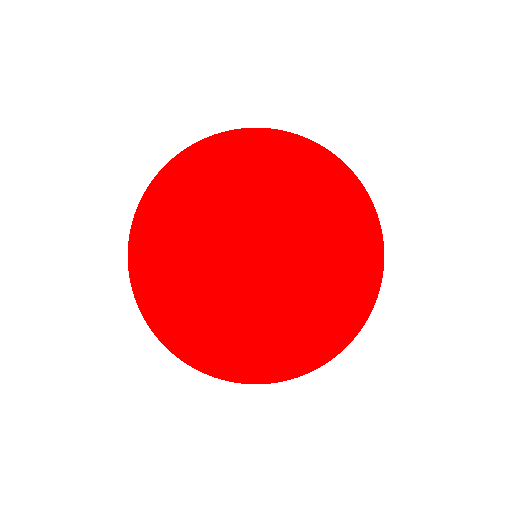
Frame 1 (no input)
Frame 2 (the mouse pressed at the canvas centre, redrawn once): identical to frame 1, image omitted

The Processing sketch that drew this single still picture (run headless with seeded random() and noise(); the mouse was pressed at the canvas centre and the sketch redrawn once):

// Processing sketch: crow
// ── crow.pde


void setup()
{
  size(512, 512);
  background(color(0, 0, 0));

  noSmooth();
  noLoop();
}

void draw()
{
  PVector eyePos = new PVector(0, 0, -5);
  PVector spherePos = new PVector(0, 0, 5);
  float sphereR = 1.0;
  PVector pw = new PVector();
  pw.z = 0;

  for (int y = 0; y < height; ++y)
  {
    pw.y = map(y, 0, height - 1, 1, -1);
    for (int x = 0; x < width; ++x)
    {
      pw.x = map(x, 0, width - 1, -1, 1);
      PVector eyeDir = PVector.sub(pw, eyePos);
      PVector tmp = PVector.sub(eyePos, spherePos);

      float A = eyeDir.magSq();
      float B = 2*eyeDir.dot(tmp);
      float C = tmp.magSq() - pow(sphereR, 2);
      float D = pow(B, 2) - 4*A*C;

      if (D > 0)
      {
        stroke(color(255, 0, 0));
      }
      else
        stroke(color(255, 255, 255));

      point(x, y);
    }
  }
}
